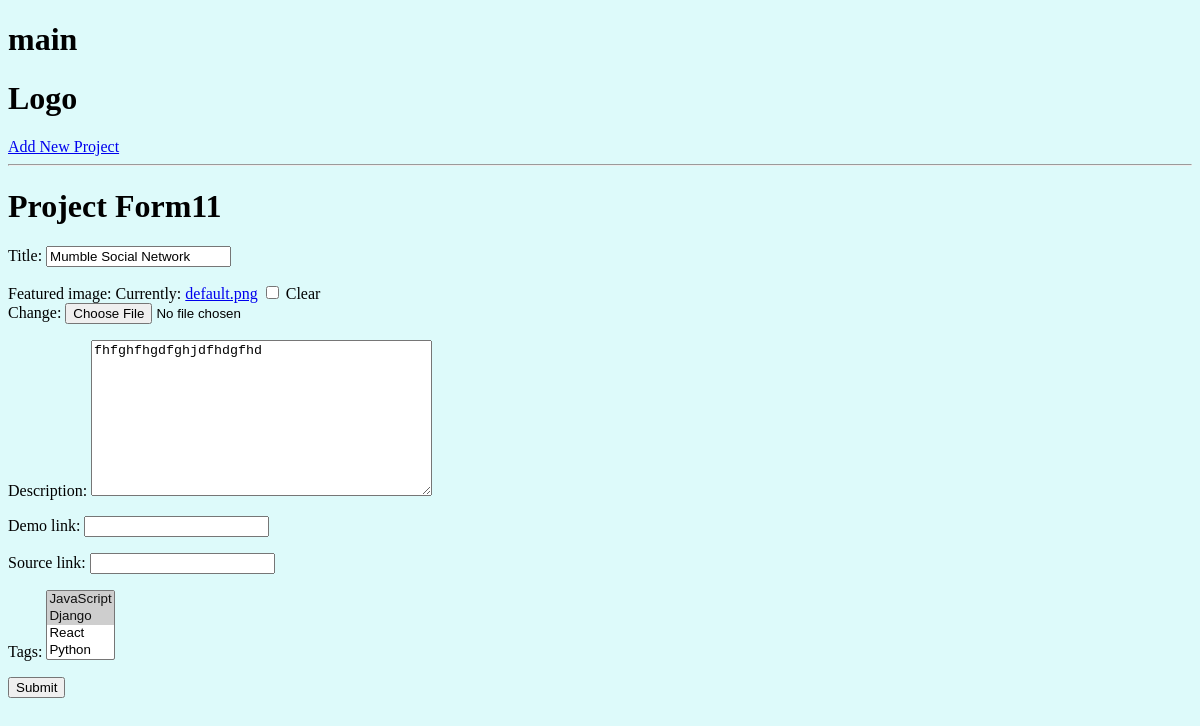
Before: /update-project/d19d22a5-5be7-4dbb-9f68-291a6acbfa25 with the older database file.
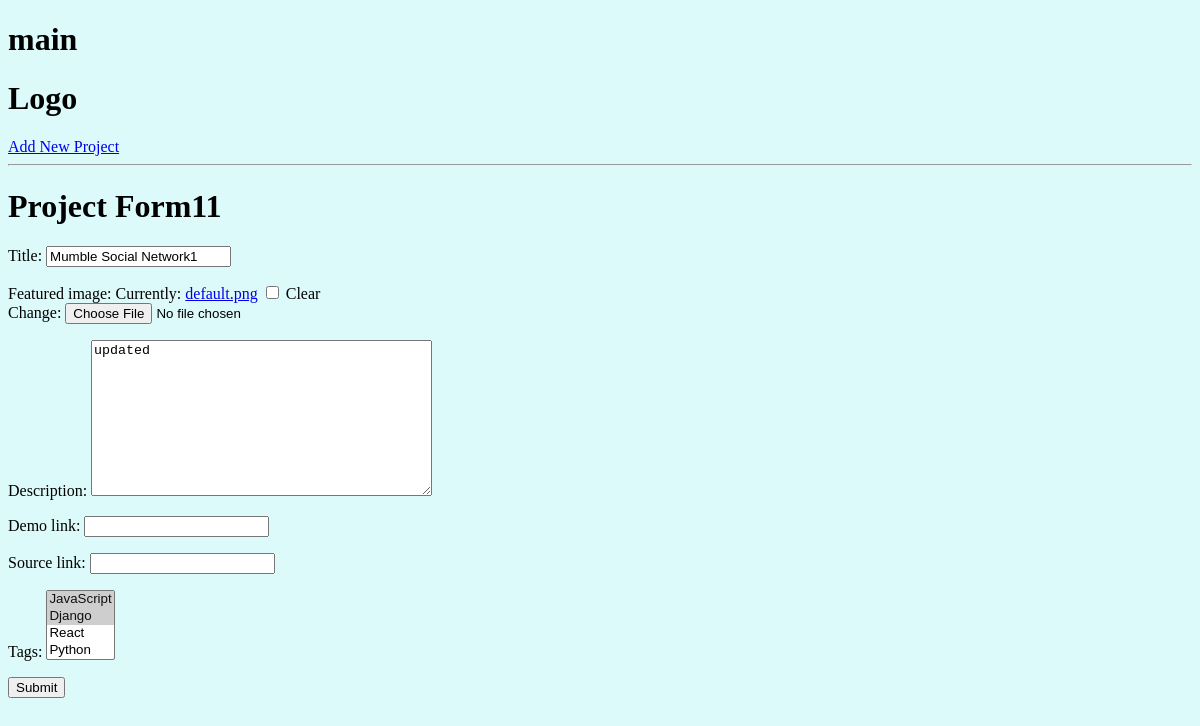
After: the same page with the newer database file.
### projects/models.py (models this page shows, shortened)
class Project(models.Model):
    id = models.UUIDField(default=uuid.uuid4, primary_key=True,
                          unique=True, editable=False)  # id = created by default
    created = models.DateTimeField(auto_now_add=True)
    title = models.CharField(max_length=200)
    description = models.TextField(
        null=True, blank=True)  # can be empty or null
    featured_image = models.ImageField(
        null=True, blank=True, default="default.png")  # please rename the image name
    demo_link = models.CharField(max_length=200, null=True, blank=True)
    source_link = models.CharField(max_length=200, null=True, blank=True)
    tags = models.ManyToManyField('Tag', blank=True)  # 'Tag' ref
    vote_total = models.IntegerField(default=0, null=True, blank=True)
    vote_ratio = models.IntegerField(default=0, null=True, blank=True)

### projects/views.py (the view)
# urls.py: path("update-project/<str:pk1>", views.updateProject, name="update-project"),
def updateProject(request, pk1):
    project = Project.objects.get(id=pk1)
    if request.method == 'POST':
        form = ProjectForm(request.POST, request.FILES, instance=project)
        print(request.POST)  # request.POST['title']
        if form.is_valid():  # check required form + validity
            form.save()  # add new project to data base
            return redirect('projects')  # change
    else:
        form = ProjectForm(instance=project)
    context: dict = {'form': form}
    return render(request, "projects/project_form.html", context)

### projects/forms.py
class ProjectForm(ModelForm):
    class Meta:
        model = Project
        fields = ['title', 'featured_image', 'description',
                  'demo_link', 'source_link', 'tags']

### projects/models.py (called while the page is built)
    def __str__(self) -> str:
        return self.name

### projects/templates/projects/project_form.html (shortened to what this page needs)
{% extends 'main.html' %}
{% block content %}
<h1>Project Form11</h1>
<form action="" method="POST" enctype"multipart/form-data">
    {{form.as_p}}
    <input type="submit">
</form>
{% endblock content %}

Changed rows visible on the page:
changed Project: title "Mumble Social Network" → "Mumble Social Network1"; description "fhfghfhgdfghjdfhdgfhd" → "updated"
